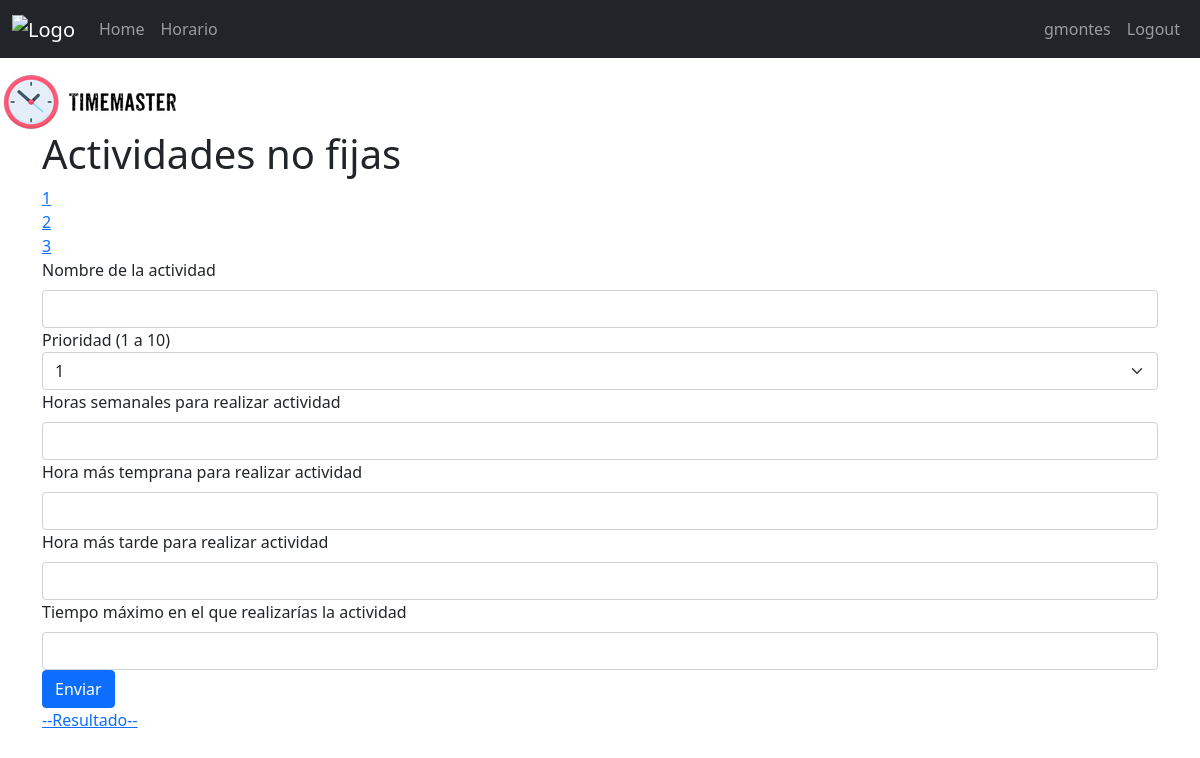
/horario/actividades_no_fijas (signed in), run on an earlier commit of the app's database.
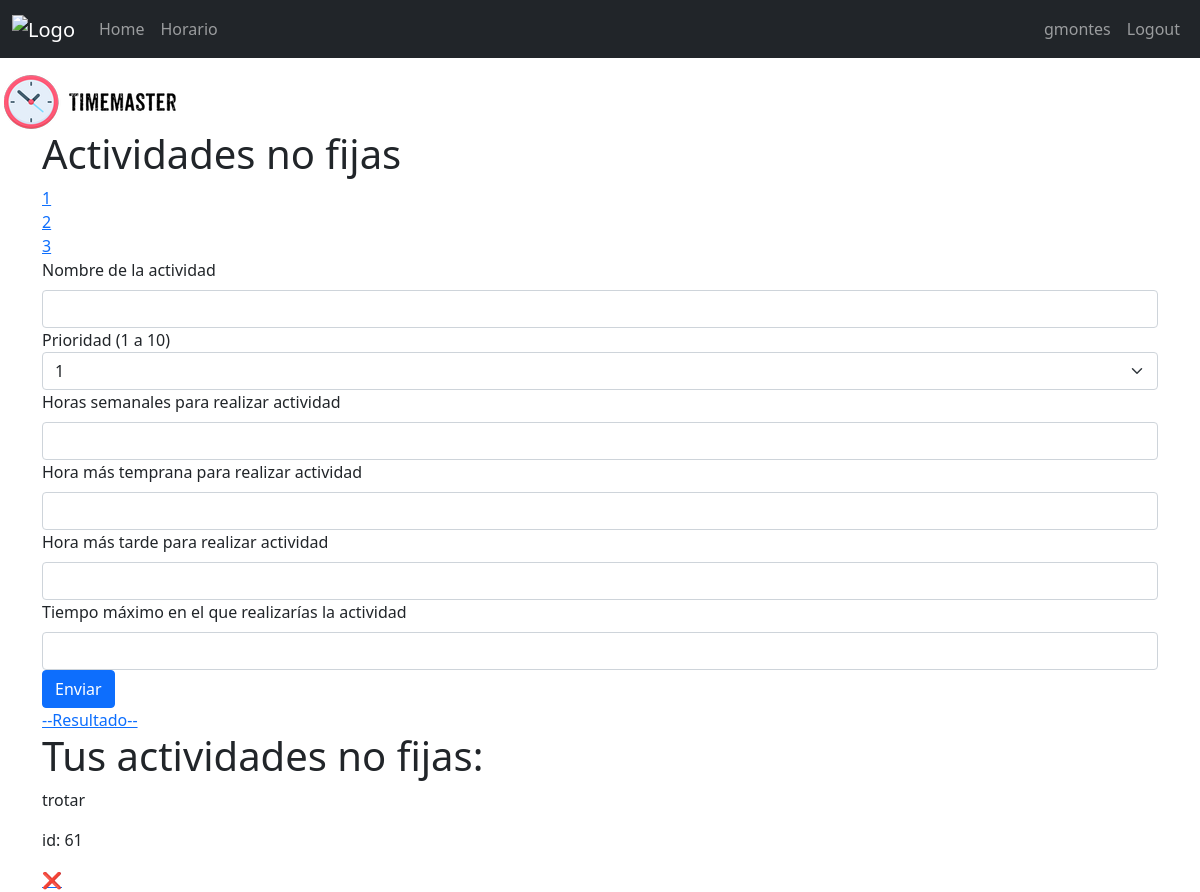
And on a later commit of the database.
### horario/models.py (models this page shows)
class Event(models.Model):
    user_id = models.ForeignKey(User, on_delete=models.CASCADE)
    priority = models.IntegerField(choices = [(i,i) for i in range(1,11)])
    name = models.CharField(max_length=30)
    event_type = models.CharField(max_length=50,default="actividad_fija") #Choices: actividad_fija, no fija y horario suenio.
    constraints = models.JSONField(default = dict)

### horario/views.py (the view)
# urls.py: path('actividades_no_fijas',views.actividades_no_fijas, name = 'actividades_no_fijas'),
@login_required(login_url = "user_login")
def actividades_no_fijas(request):
    user = User.objects.get(pk = request.user.pk)
    if request.method == "POST":
        priority = request.POST["priority"]
        name = request.POST["name"]
        event_type = "actividad_no_fija"
        time_goal = int(request.POST["horas_semanales"])
        time_goal_counter = time_goal
        earliest_hour = int(request.POST["hora_mas_temprana"])
        latest_hour = int(request.POST["hora_mas_tarde"])
        max_time = int(request.POST["tiempo_maximo"])
        constraints = {'time_goal':time_goal,'time_goal_counter':time_goal_counter,'earliest_hour':earliest_hour,'latest_hour':latest_hour,'max_time':max_time}
        nuevo_evento_no_fijo = Event(user_id=user,priority=priority,name=name,event_type=event_type,constraints=constraints)
        nuevo_evento_no_fijo.save()
        return redirect(reverse("actividades_no_fijas"))
    elif request.method == "GET":
        actividades_no_fijas = Event.objects.filter(user_id = user.pk)
        actividades_no_fijas = actividades_no_fijas.filter(event_type = "actividad_no_fija")
        return render(request,"actividades_no_fijas.html",{'actividades_no_fijas':actividades_no_fijas})

### horario/templates/actividades_no_fijas.html (shortened to what this page needs)
{% extends 'main/main.html' %}
{% load static %}
{% block link %}<link rel="stylesheet" href="{% static 'css/bootstrap.min.css' %}">{% endblock link %}
{% block content %}
<div class="container">
    <h1>Actividades no fijas</h1>
    <div class="contenedor_links_horario">
        <div class="contenedor_link_suenio">
            <a href="{% url 'suenio' %}">1</a>
        </div>
        <div class="contenedor_link_actividades_fijas">
            <a href="{% url 'actividades_fijas' %}">2</a>
        </div>
        <div class="contenedor_link_actividades_no_fijas">
            <a href="{% url 'actividades_no_fijas' %}">3</a>
        </div>
    </div>
    <form action="" method="POST">
        <label for="name" class="form-label">Nombre de la actividad</label>
        <input type="text" name="name" id="name" class="form-control" required>
        <label for="priority">Prioridad (1 a 10)</label>
        <select name="priority" id="priority" class="form-select">
            <option value="1">1</option>
        </select>
        <label for="horas_semanales" class="form-label">Horas semanales para realizar actividad</label>
        <input type="number" name="horas_semanales" id="horas_semanales" min="1" max="24" step="1" class="form-control" required>
        <label for="hora_mas_temprana" class="form-label">Hora más temprana para realizar actividad</label>
        <input type="number" name="hora_mas_temprana" id="hora_mas_temprana" min="1" max="24" step="1" class="form-control" required>
        <label for="hora_mas_tarde" class="form-label">Hora más tarde para realizar actividad</label>
        <input type="number" name="hora_mas_tarde" id="hora_mas_tarde" min="1" max="24" step="1" class="form-control" required>
        <label for="tiempo_maximo" class="form-label">Tiempo máximo en el que realizarías la actividad</label>
        <input type="number" name="tiempo_maximo" id="tiempo_maximo" min="1" max="24" step="1" class="form-control" required>
        <input type="submit" value="Enviar" class="btn btn-primary">
    </form>
    <a href="{% url 'horario_final' %}">--Resultado--</a>
    <div class="contenedor_actividades">
        {% if actividades_no_fijas %}
            <h1 class="titulo_tus_actividades">Tus actividades no fijas:</h1>
            {% for actividad in actividades_no_fijas %}
                <div class="caja_actividad">
                    <p>{{actividad.name}}</p>
                    <p>id: {{actividad.pk}}</p>
                    <a href="{% url 'eliminar_actividades_no_fijas' ruta_actividad_no_fija=actividad.pk %}">❌</a>
                </div>
            {% endfor %}
        {% endif %}
    </div>
{% endblock  %}

What changed in the data, as far as the page shows it:
added Event: name "trotar", pk "61"
Also different on the page:
text now shown: "Tus actividades no fijas:"
